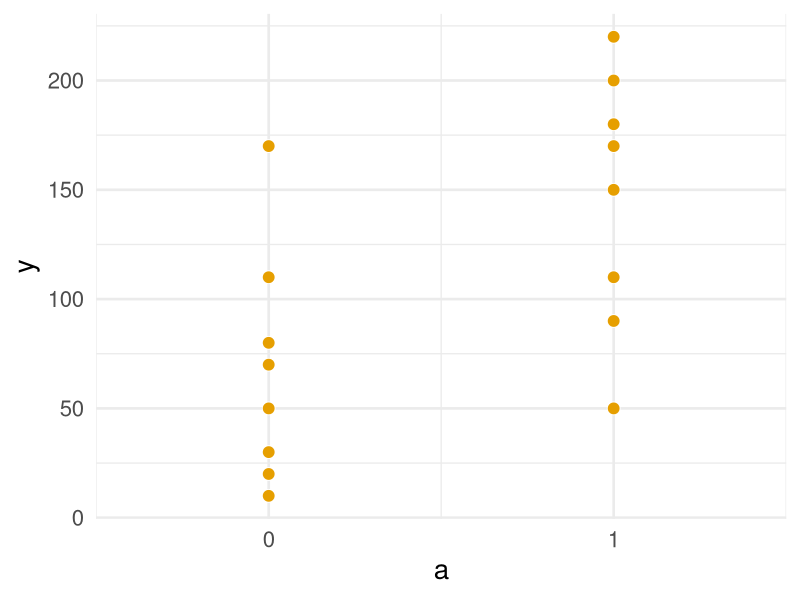
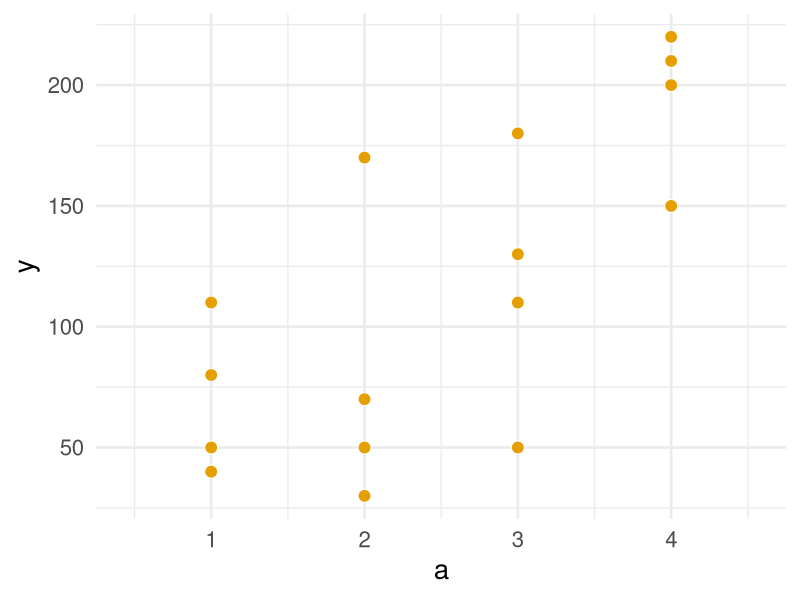
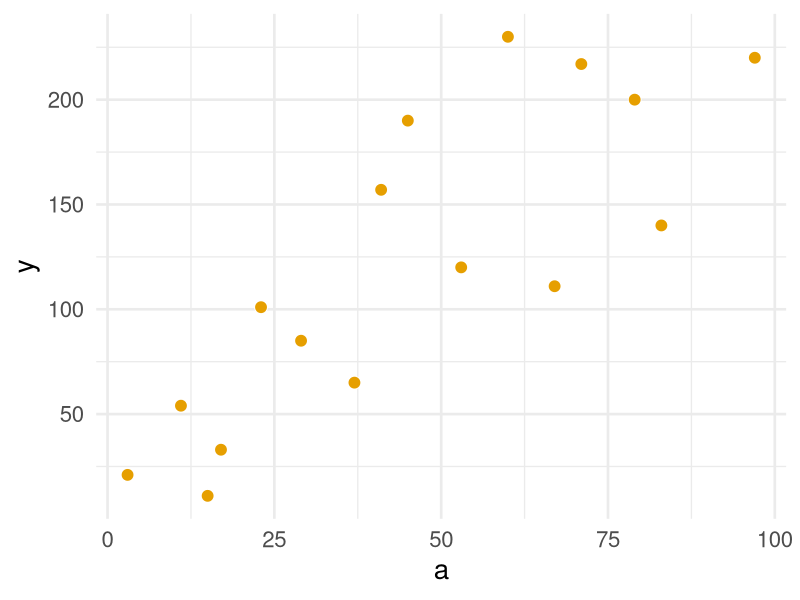
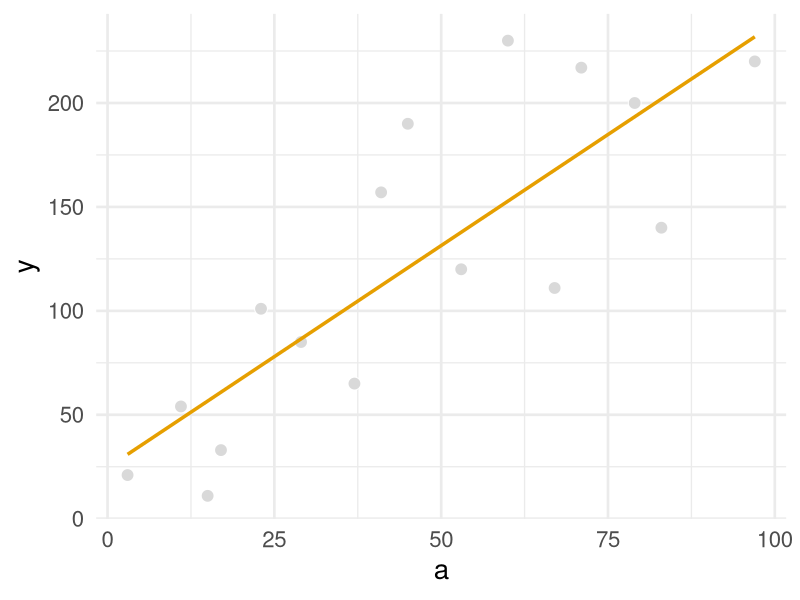
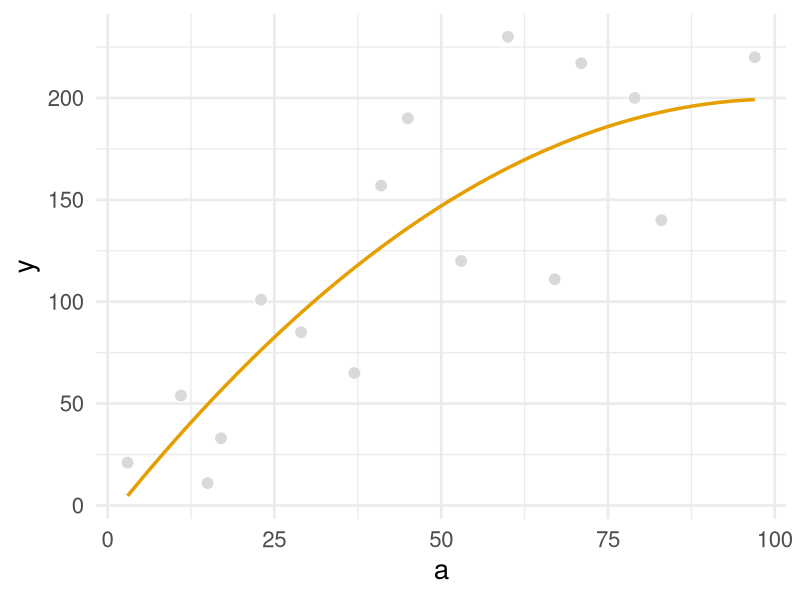

Source code (R) for these figures, in order:
## ---- chunk 1
library(tidyverse)
library(broom)

binary_a_df <- data.frame(
  a = c(rep(1, 8), rep(0, 8)),
  y = c(200, 150, 220, 110, 50, 180, 90, 170, 
        170, 30, 70, 110, 80, 50, 10, 20)
)

ggplot(binary_a_df, aes(a, y)) +
  geom_point(size = 4, col = "white", fill = "#E69F00", shape = 21) +
  scale_x_continuous(breaks = c(0, 1), expand = expand_scale(.5)) + 
  theme_minimal(base_size = 20)
## ---- chunk 2
binary_a_df %>% 
  group_by(a) %>% 
  summarize(n = n(), mean = mean(y), sd = sd(y), 
            minimum = min(y), maximum = max(y)) %>% 
  knitr::kable(digits = 2)
## ---- chunk 3
categorical_a_df <- data.frame(a = sort(rep(1:4, 4)),
                               y = c(110, 80, 50, 40, 170, 30, 70, 50, 
                                     110, 50, 180, 130, 200, 150, 220, 210))

ggplot(categorical_a_df, aes(a, y)) +
  geom_point(size = 4, col = "white", fill = "#E69F00",  shape = 21) +
  scale_x_continuous(breaks = 1:4, expand = expand_scale(.25)) + 
  theme_minimal(base_size = 20)
## ---- chunk 4
categorical_a_df %>% 
  group_by(a) %>% 
  summarize(n = n(), mean = mean(y), sd = sd(y), minimum = min(y), maximum = max(y)) %>% 
  knitr::kable(digits = 2)
## ---- chunk 5
continuous_a_df <- data.frame(a = c(3,11,17,23,29,37,41,53,
                                    67,79,83,97,60,71,15,45),
                              y = c(21,54,33,101,85,65,157,120,
                                    111,200,140,220,230,217,11,190))


ggplot(continuous_a_df, aes(a, y)) +
  geom_point(size = 4, col = "white", fill = "#E69F00",  shape = 21) +
  theme_minimal(base_size = 20)
## ---- chunk 6
ggplot(continuous_a_df, aes(a, y)) +
  geom_point(size = 4, col = "white", fill = "grey85", shape = 21) +
  geom_smooth(method = "lm", se = FALSE, col = "#E69F00", size = 1.2) + 
  theme_minimal(base_size = 20) 
## ---- chunk 7
linear_regression <- lm(y ~ a, data = continuous_a_df)

linear_regression %>% 
  tidy(conf.int = TRUE) %>% 
  select(-statistic, -p.value) %>% 
  knitr::kable(digits = 2)

linear_regression %>% 
  predict(newdata = data.frame(a = 90))
## ---- chunk 8
lm(y ~ a, data = binary_a_df) %>% 
  tidy(conf.int = TRUE) %>% 
  select(-statistic, -p.value) %>% 
  knitr::kable(digits = 2)
## ---- chunk 9
smoothed_regression <- lm(y ~ a + I(a^2), data = continuous_a_df) 

smoothed_regression %>% 
  tidy(conf.int = TRUE) %>% 
  select(-statistic, -p.value) %>% 
  mutate(term = ifelse(term == "I(a^2)", "a^2", term)) %>% 
  knitr::kable(digits = 2) 
## ---- chunk 10
ggplot(continuous_a_df, aes(a, y)) +
  geom_point(size = 4, col = "white", fill = "grey85", shape = 21) +
  geom_smooth(method = "lm", se = FALSE, col = "#E69F00", formula = y ~ x + I(x^2), size = 1.2) + 
  theme_minimal(base_size = 20) 
## ---- chunk 11
smoothed_regression %>% 
  predict(newdata = data.frame(a = 90))
